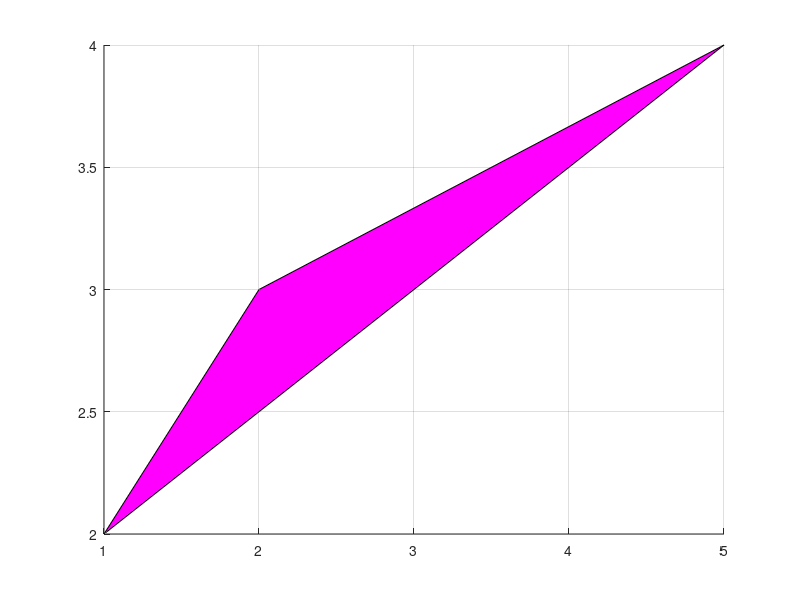
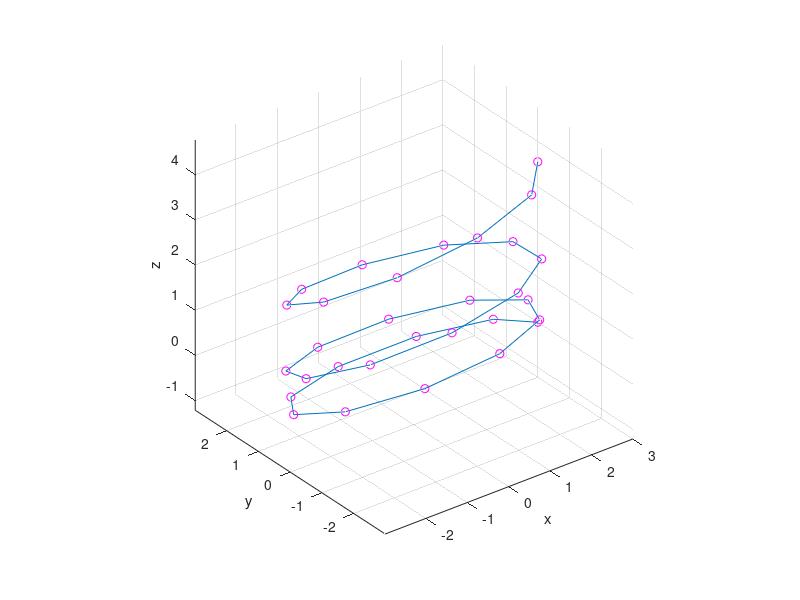
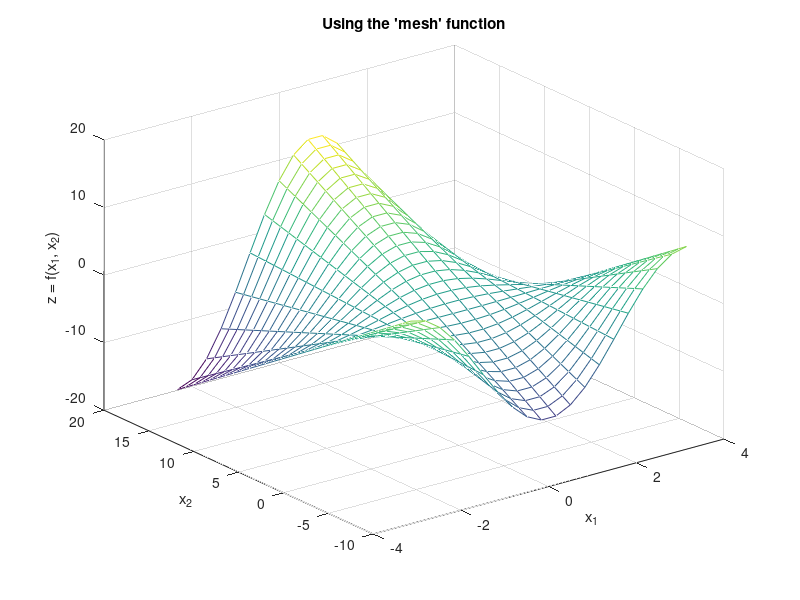
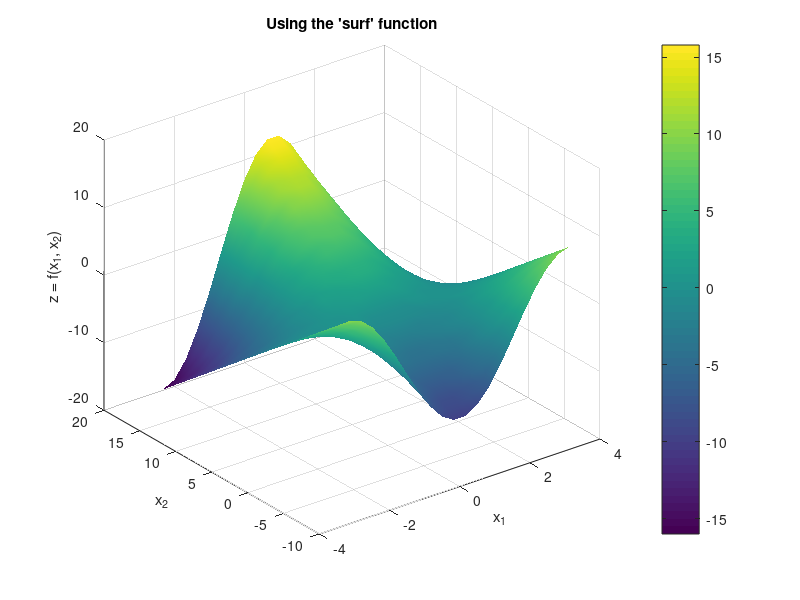

These figures' MATLAB source, in order:
clear;
clc;
close all;

%%3D Surface
%patch
x = [1 2 5];
y = [2 3 4];
z = [1 3 0];
figure(1);
patch(x, y, z, 'm');
grid on;

%%Applying 3D ellips function
t = linspace(0, 6*pi, 30);
x1 = 3* cos(t);
y1 = 1* sin(t);
z1 = 0.01* t .^2;


figure(2)
plot3(x1, y1, z1);
hold on;
plot3(x1, y1, z1,'mo');
xlabel('x');
ylabel('y');
zlabel('z');
grid on;
axis('equal');
hold off;


%%Scatter function holds the same function as plot with mo markers
%{
figure
scatter3(x, y, z);
xlabel('x');
ylabel('y');
zlabel('z');
grid on;
axis('equal');
%}

%%Mesh Function
x2 = linspace(-pi, pi, 20);
x3 = linspace(-10, 16, 30);

[X1, X2] = meshgrid(x2, x3);

%Evaluate the function at these (X1, X2) pairs
Z = cos(X1).*X2;

figure(3);
mesh(X1, X2, Z)
xlabel('x_1');
ylabel('x_2');
zlabel('z = f(x_1, x_2)');
grid on;
title('Using the ''mesh'' function');

%%Surf Function
x2 = linspace(-pi, pi, 20);
x3 = linspace(-10, 16, 30);

[X1, X2] = meshgrid(x2, x3);

%Evaluate the function at these (X1, X2) pairs
Z = cos(X1).*X2;

figure(4);
surf(X1, X2, Z)
xlabel('x_1');
ylabel('x_2');
zlabel('z = f(x_1, x_2)');
grid on;
title('Using the ''surf'' function');
shading interp %get rid of black lines in the surface plot

colorbar %adds a colorbar that acts as legend for colors

%%Contour
x2 = linspace(-pi, pi, 20);
x3 = linspace(-10, 16, 30);

[X1, X2] = meshgrid(x2, x3);

%Evaluate the function at these (X1, X2) pairs
Z = cos(X1).*X2;

figure(5);
contour(X1, X2, Z)
xlabel('x_1');
ylabel('x_2');
zlabel('z = f(x_1, x_2)');
grid on;
title('Using the ''contour'' function');

%%Surface Contour
x2 = linspace(-pi, pi, 20);
x3 = linspace(-10, 16, 30);

[X1, X2] = meshgrid(x2, x3);

%Evaluate the function at these (X1, X2) pairs
Z = cos(X1).*X2;

figure(6);
surfc(X1, X2, Z)
xlabel('x_1');
ylabel('x_2');
zlabel('z = f(x_1, x_2)');
grid on;
title('Using the ''contour'' function');